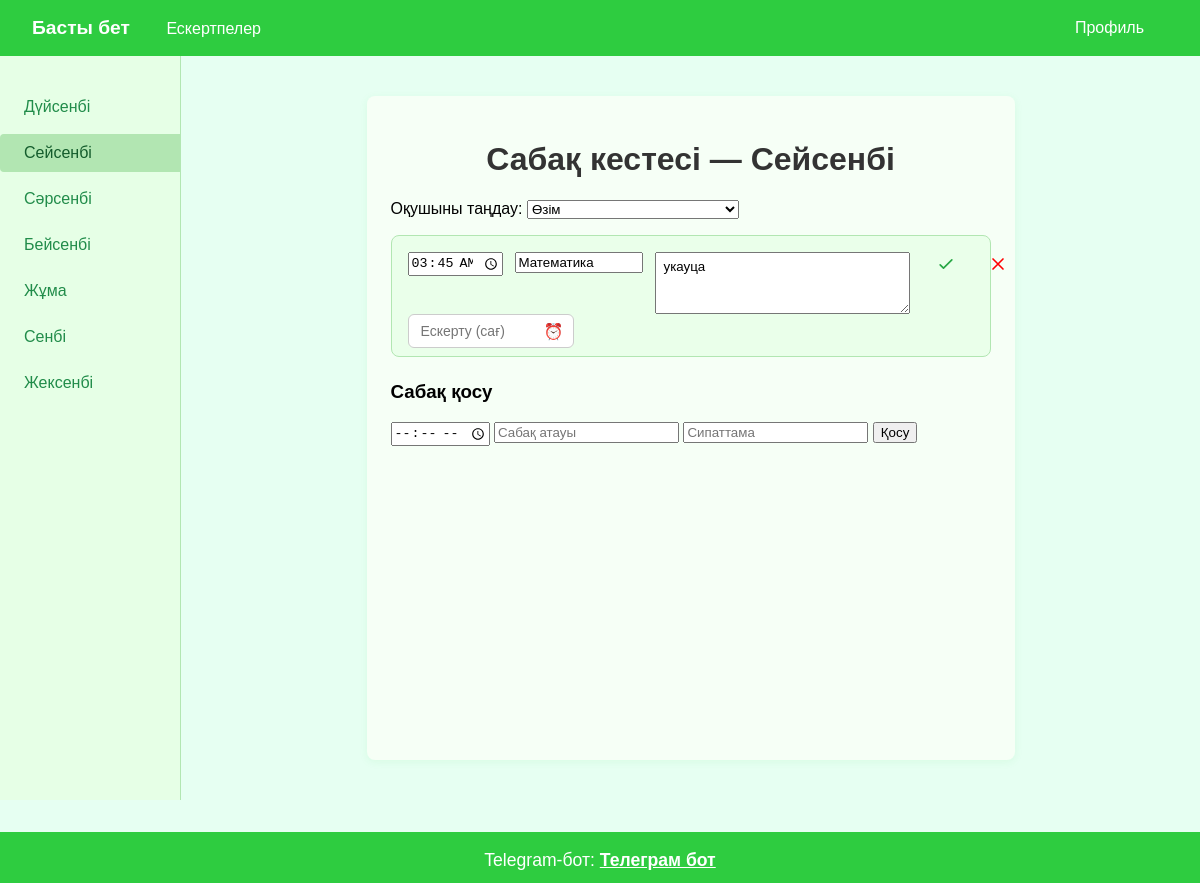
Screenshot of /?day=Сейсенбі (signed in) with the database file from the repository.
### tables this page shows
CREATE TABLE schedules (
            id INTEGER PRIMARY KEY AUTOINCREMENT,
            user_id INTEGER NOT NULL,
            day TEXT NOT NULL,
            time TEXT NOT NULL,
            subject TEXT NOT NULL,
            desc TEXT NOT NULL, notify_minutes INTEGER DEFAULT 60,
            FOREIGN KEY(user_id) REFERENCES users(id)
        );

### app.py (the view)
@app.route('/', methods=['GET'])
def schedule():
    if 'user_phone' not in session:
        return redirect(url_for('login'))
    day = request.args.get('day', 'Дүйсенбі')
    child_phone = request.args.get('child_phone')
    with sqlite3.connect(DB_PATH) as conn:
        cur = conn.execute('SELECT id, role FROM users WHERE phone=?', (session['user_phone'],))
        user = cur.fetchone()
        user_id = user[0] if user else None
        role = user[1] if user else None
        target_id = user_id
        if role == 'ата-ана' and child_phone:
            cur2 = conn.execute('''SELECT u.id FROM users u JOIN parent_child pc ON u.id = pc.child_id WHERE u.phone=? AND pc.parent_id=?''', (child_phone, user_id))
            child = cur2.fetchone()
            if child:
                target_id = child[0]
        cur = conn.execute('SELECT id, time, subject, desc FROM schedules WHERE user_id=? AND day=? ORDER BY time', (target_id, day))
        lessons = [{'id': row[0], 'time': row[1], 'subject': row[2], 'desc': row[3]} for row in cur.fetchall()]
        children = []
        if role == 'ата-ана':
            cur = conn.execute('''SELECT u.first_name, u.last_name, u.phone FROM users u JOIN parent_child pc ON u.id = pc.child_id WHERE pc.parent_id=?''', (user_id,))
            children = [{'first_name': row[0], 'last_name': row[1], 'phone': row[2]} for row in cur.fetchall()]
    return render_template('schedule.html', lessons=lessons, days=days_list, current_day=day, children=children, selected_child=child_phone)

### templates/schedule.html (shortened to what this page needs)
<!DOCTYPE html>
<html lang="kk">
<head>
    <link rel="stylesheet" href="/static/css/style.css">
</head>
<body>
    <nav class="main-nav">
        <div class="nav-left">
            <a href="#" class="nav-logo">Басты бет</a>
            <a href="/notes">Ескертпелер</a>
        </div>
        <div class="nav-right">
            {% if session.user_phone %}
                <a href="/profile" class="profile-link">Профиль</a>
            {% else %}
                <a href="/login" class="profile-link">Кіру</a>
                <a href="/register" class="profile-link">Тіркелу</a>
            {% endif %}
        </div>
    </nav>
    <div class="page-layout">
        <aside class="side-nav">
            <ul>
                {% for day in days %}
                <li><a href="/?day={{ day }}" {% if day == current_day %}class="active"{% endif %}>{{ day }}</a></li>
                {% endfor %}
            </ul>
        </aside>
        <div class="container">
            <h1>Сабақ кестесі — {{ current_day }}</h1>
            {% if children %}
            <form method="get" action="/" style="margin-bottom:16px;">
                <label for="child-select">Оқушыны таңдау:</label>
                <select name="child_phone" id="child-select" onchange="this.form.submit()">
                    <option value="">Өзім</option>
                </select>
            </form>
            {% endif %}
            <ul class="lessons-list">
                {% for lesson in lessons %}
                <li class="lesson-block">
                    <form method="post" action="/edit_lesson" class="lesson-form lesson-actions-row">
                        <div class="lesson-row">
                            <input type="time" name="time" value="{{ lesson.time }}" required class="lesson-time">
                            <input type="text" name="subject" value="{{ lesson.subject }}" required class="lesson-subject" placeholder="Сабақ атауы">
                            <textarea name="desc" placeholder="Сипаттама" required class="lesson-desc">{{ lesson.desc or '' }}</textarea>
                            <button type="submit" class="save-btn" title="Сақтау" style="background:none;border:none;cursor:pointer;margin-left:8px;padding:2px 6px;">
                                <svg xmlns="http://www.w3.org/2000/svg" width="20" height="20" fill="none" viewBox="0 0 24 24" stroke="#28a745"><path stroke-linecap="round" stroke-linejoin="round" stroke-width="2" d="M5 13l4 4L19 7"/></svg>
                            </button>
                        </div>
                         <div class="notify-wrapper">
    <input type="number" name="notify_hours" placeholder="Ескерту (сағ)" min="1" max="24" required class="input-notify" value="{{ lesson.notify_hours or '' }}">
    <span class="notify-icon">⏰</span>
</div>
                    </form>
                    <form method="post" action="/delete_lesson" class="delete-form">
                        <button type="submit" title="Жою" style="background:none;border:none;cursor:pointer;">
                            <svg xmlns="http://www.w3.org/2000/svg" width="20" height="20" fill="none" viewBox="0 0 24 24" stroke="red"><path stroke-linecap="round" stroke-linejoin="round" stroke-width="2" d="M6 18L18 6M6 6l12 12"/></svg>
                        </button>
                    </form>
                </li>
                {% endfor %}
            </ul>
            <h3>Сабақ қосу</h3>
            <form method="post" action="/add_lesson" class="add-lesson-form">
                <input type="time" name="time" required>
                <input type="text" name="subject" placeholder="Сабақ атауы" required>
                <input type="text" name="desc" placeholder="Сипаттама" required>
                <button type="submit">Қосу</button>
            </form>
        </div>
    </div>
    <footer>
        Telegram-бот: <a href="https://t.me/Schedule_MessageS_SMS_bot" target="_blank">Телеграм бот</a>
    </footer>
</body>
</html>

### static/css/style.css (style rules this page uses)
.save-btn { padding: 2px 6px; background: none; border: none; cursor: pointer; transition: background 0.2s; }
html, body { font-family: Arial, sans-serif; background: #e6fff2; margin: 0; padding: 0; display: flex; flex-direction: column; }
.main-nav { display: flex; justify-content: space-between; align-items: center; background: #2ecc40; padding: 0 32px; height: 56px; color: #fff; }
.main-nav .nav-left a, .main-nav .nav-right a { color: #fff; text-decoration: none; margin-right: 24px; font-weight: 500; transition: opacity 0.2s; }
.main-nav .nav-left a:last-child { margin-right: 0; }
.main-nav .nav-left a.nav-logo { font-size: 1.2em; font-weight: bold; margin-right: 32px; }
.main-nav .nav-right { margin-left: auto; }
.page-layout { display: flex; min-height: calc(100vh - 56px); }
.side-nav { width: 180px; background: #e6ffe6; padding: 32px 0 0 0; border-right: 1px solid #b2e6b2; min-height: 100%; }
.side-nav ul { list-style: none; padding: 0; margin: 0; }
.side-nav li { margin-bottom: 8px; }
.side-nav a { display: block; color: #218c4a; text-decoration: none; padding: 10px 24px; border-radius: 4px 0 0 4px; transition: background 0.2s, color 0.2s; }
.side-nav a:hover, .side-nav a.active { background: #b2e6b2; color: #145c2c; }
.container { max-width: 600px; margin: 40px auto; background: #f6fff6; padding: 24px; border-radius: 8px; box-shadow: 0 2px 8px rgba(46,204,64,0.08); flex: 1; }
h1 { text-align: center; color: #333; }
.lessons-list { list-style: none; padding: 0; margin: 0 0 24px 0; }
.lesson-block { background: #eaffea; border: 1px solid #b2e6b2; border-radius: 8px; margin-bottom: 16px; padding: 16px 16px 8px 16px; display: flex; align-items: flex-start; gap: 12px; position: relative; }
.lesson-form { flex: 1; }
.lesson-row { display: flex; gap: 12px; align-items: flex-start; }
.lesson-time { width: 90px; min-width: 90px; }
.lesson-subject { flex: 1; min-width: 120px; }
.lesson-desc { flex: 2; min-width: 180px; min-height: 48px; resize: horizontal; font-family: inherit; padding: 6px 8px; }
.delete-form { margin-left: 8px; align-self: flex-start; }
.save-btn { padding: 2px 6px; background: none; border: none; cursor: pointer; transition: background 0.2s; margin-left: 8px; align-self: flex-start; }
.save-btn svg { vertical-align: middle; pointer-events: none; }
button[title="Жою"] svg { vertical-align: middle; pointer-events: none; }
button[title="Жою"] { padding: 2px 6px; background: none; border: none; cursor: pointer; transition: background 0.2s; }
footer { background: #2ecc40; color: #fff; text-align: center; padding: 18px 0 12px 0; margin-top: 32px; font-size: 1.1em; }
footer a { color: #fff; text-decoration: underline; font-weight: bold; }
.input-notify { width: 120px; padding: 8px 32px 8px 12px; border: 1px solid #ccc; border-radius: 6px; font-size: 14px; outline: none; transition: border-color 0.2s, box-shadow 0.2s; }
.notify-wrapper { position: relative; display: inline-block; }
.notify-wrapper .notify-icon { position: absolute; right: 10px; top: 50%; transform: translateY(-50%); pointer-events: none; font-size: 16px; color: #28a745; }

### rows the page displays
schedules: day "Сейсенбі", time "03:45", subject "Математика", desc "укауца"

### other values shown
{{ day }} "Дүйсенбі" "Сейсенбі" "Сәрсенбі" "Бейсенбі" "Жұма" "Сенбі" "Жексенбі"
